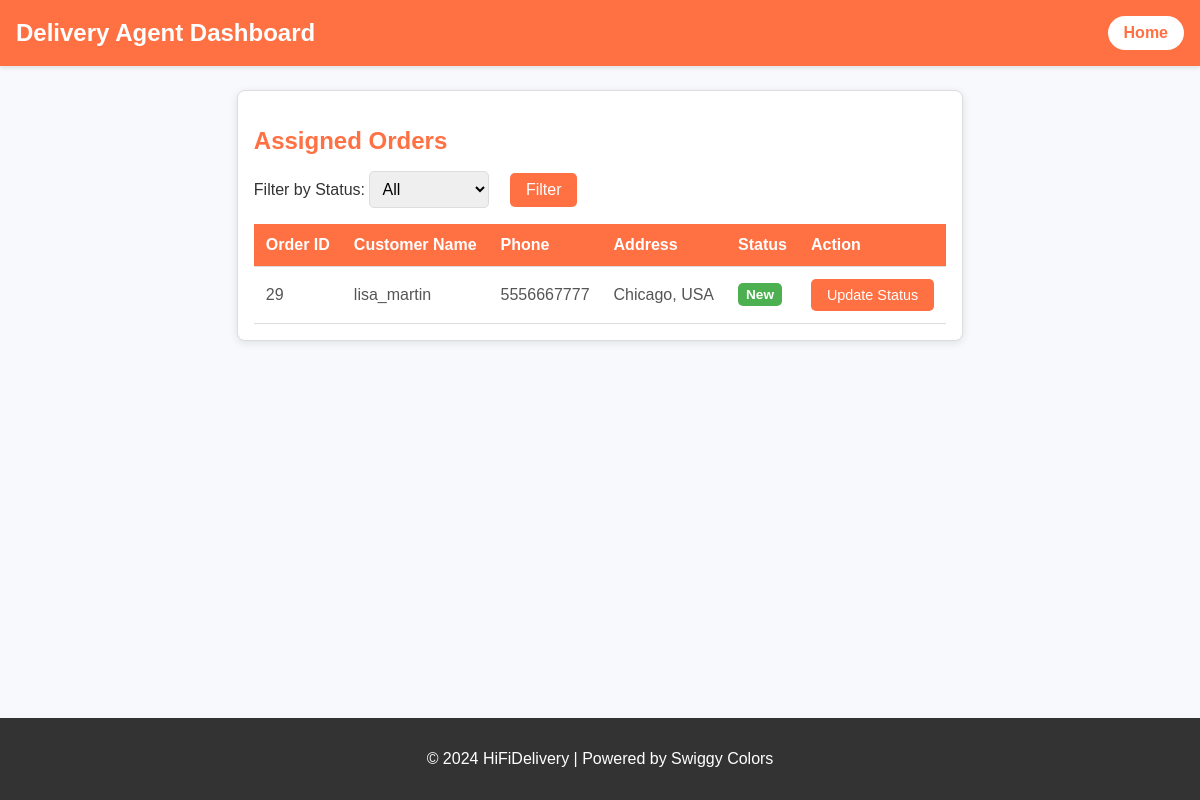
The page /status_of_order (signed in) on the database as committed earlier.
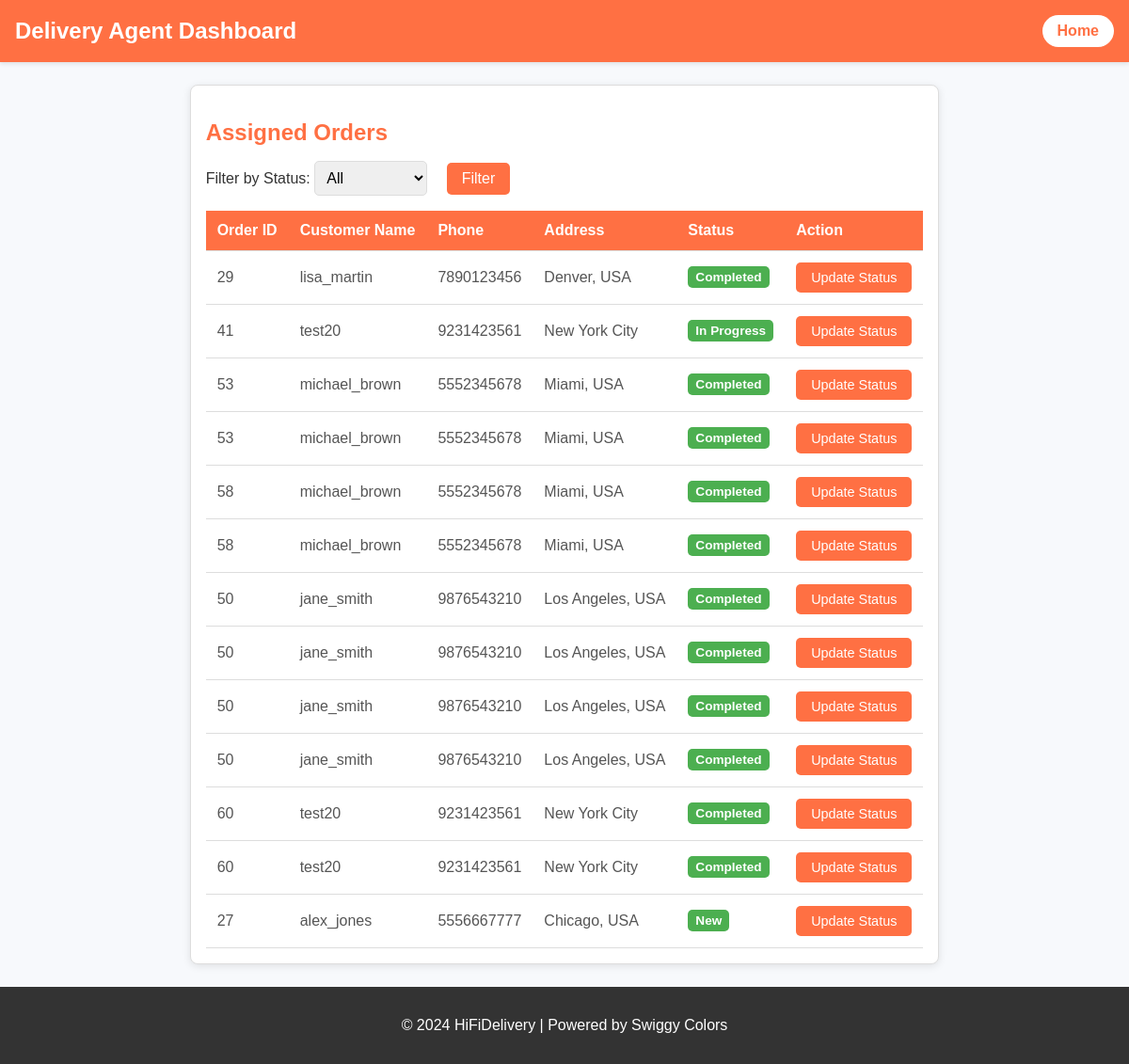
The same page on the database as committed later.
### tables this page shows
CREATE TABLE "assignedOrders" (
	"id"	INTEGER,
	"orderId"	INTEGER NOT NULL,
	"customerName"	TEXT NOT NULL,
	"deliveryAgentId"	INTEGER NOT NULL,
	"status"	TEXT NOT NULL CHECK("status" IN ('New', 'In Progress', 'Completed')),
	"action"	TEXT NOT NULL,
	"TIMESTAMP"	DATETIME,
	PRIMARY KEY("id" AUTOINCREMENT),
	FOREIGN KEY("customerName") REFERENCES "users"("username"),
	FOREIGN KEY("deliveryAgentId") REFERENCES "Delivery_Agent"("id"),
	FOREIGN KEY("orderId") REFERENCES "orders"("id") ON DELETE CASCADE
);

CREATE TABLE "Orders_Analysis" (
	"orderId"	INTEGER,
	"customerName"	TEXT NOT NULL,
	"productName"	TEXT NOT NULL,
	"orderDate"	TEXT NOT NULL
);

CREATE TABLE "users" (
	"id"	INTEGER,
	"username"	TEXT NOT NULL UNIQUE,
	"email"	TEXT NOT NULL UNIQUE,
	"password"	TEXT NOT NULL,
	"role"	TEXT NOT NULL,
	"location"	TEXT,
	"contact"	TEXT,
	"approved"	INTEGER NOT NULL DEFAULT 0,
	PRIMARY KEY("id" AUTOINCREMENT)
);

### mergedapp.py (the view)
@app.route('/status_of_order', methods=['GET'])
def status():
    delivery_agent_id = session['user_id']
    status_filter = request.args.get('status')  # Get the 'status' parameter from the request
    orders = get_orders_by_status(delivery_agent_id,status_filter)  # Fetch orders from the database
    if not orders:
        flash("No orders found for the given status.", "info")  # Display a flash message for no results
        orders = []  # Pass an empty list to avoid rendering issues
    return render_template('deliverystatus.html', orders=orders)

### templates/deliverystatus.html (shortened to what this page needs)
<!DOCTYPE html>
<html lang="en">
<head>
</head>
<body>
  <header>
    <h1>Delivery Agent Dashboard</h1>
    <a href="{{ url_for('delivery') }}" class="home-btn">Home</a>
  </header>
  <main>
    <section class="orders">
      <h2>Assigned Orders</h2>
      <div class="filter-container">
        <form method="get" action="{{ url_for('status')}}">
          <label for="status">Filter by Status:</label>
          <select name="status" id="status">
            <option value="" {% if not request.args.get('status') %}selected{% endif %}>All</option>
          </select>
          <button type="submit">Filter</button>
        </form>
      </div>
      <table>
        <thead>
          <tr>
            <th>Order ID</th>
            <th>Customer Name</th>
            <th>Phone</th>
            <th>Address</th>
            <th>Status</th>
            <th>Action</th>
          </tr>
        </thead>
        <tbody>
          {% if orders %}
            {% for order in orders %}
              <tr>
                <td data-order-id="{{ order[0] }}">{{ order[0] }}</td>
                <td>{{ order[1] }}</td>
                <td>{{ order[2] }}</td>
                <td>{{ order[3] }}</td>
                <td>
                  <span class="status-badge {% if order[4] == 'Pending' %}status-pending{% elif order[4] == 'Picked Up' %}status-picked-up{% else %}status-delivered{% endif %}">
                    {{ order[4] }}
                  </span>
                </td>
                <td>
                  <button onclick="updateStatus({{ order[0] | tojson }})">Update Status</button>
                </td>
              </tr>
            {% endfor %}
          {% else %}
            <tr><td colspan="6">No orders to display.</td></tr>
          {% endif %}
        </tbody>
      </table>
    </section>
  </main>
  <footer>
    <p>© 2024 HiFiDelivery | Powered by Swiggy Colors</p>
  </footer>
</body>
</html>

### templates/deliverystatus.html (style rules this page uses)
body { font-family: Arial, sans-serif; margin: 0; padding: 0; display: flex; flex-direction: column; min-height: 100vh; background-color: #f7f9fc; color: #333; }
header { background-color: #ff7043; color: white; padding: 1rem; display: flex; justify-content: space-between; align-items: center; box-shadow: 0 2px 4px rgba(0, 0, 0, 0.1); }
header h1 { margin: 0; font-size: 1.5rem; }
header .home-btn { background-color: white; color: #ff7043; border: none; padding: 0.5rem 1rem; border-radius: 20px; cursor: pointer; font-size: 1rem; text-decoration: none; font-weight: bold; transition: background-color 0.3s, color 0.3s; }
main { flex: 1; padding: 1.5rem; max-width: 1200px; margin: 0 auto; }
.orders { border: 1px solid #ddd; border-radius: 8px; padding: 1rem; background-color: white; box-shadow: 0 2px 8px rgba(0, 0, 0, 0.1); }
.orders h2 { color: #ff7043; font-size: 1.5rem; margin-bottom: 1rem; }
table { width: 100%; border-collapse: collapse; margin-top: 1rem; }
th, td { padding: 0.75rem; text-align: left; border-bottom: 1px solid #ddd; }
th { background-color: #ff7043; color: white; }
td { color: #555; }
button { background-color: #ff7043; color: white; border: none; padding: 0.5rem 1rem; border-radius: 5px; cursor: pointer; font-size: 0.9rem; transition: background-color 0.3s; }
.status-badge { display: inline-block; padding: 0.25rem 0.5rem; border-radius: 5px; font-size: 0.85rem; font-weight: bold; }
.status-delivered { background-color: #4caf50; color: white; }
footer { background-color: #333; color: white; text-align: center; padding: 1rem; margin-top: auto; }
.filter-container { margin-bottom: 1rem; display: flex; align-items: center; justify-content: space-between; }
.filter-container select { padding: 0.5rem; border-radius: 5px; border: 1px solid #ddd; font-size: 1rem; }
.filter-container button { margin-left: 1rem; background-color: #ff7043; color: white; border: none; padding: 0.5rem 1rem; border-radius: 5px; cursor: pointer; font-size: 1rem; transition: background-color 0.3s; }

Rows that differ between the two databases and show on the page:
changed assignedOrders "lisa_martin": contact "5556667777" → "7890123456"; location "Chicago, USA" → "Denver, USA"; status "New" → "Completed"
now on this page (row edited): assignedOrders: orderId "41", customerName "test20", contact "9231423561", location "New York City", status "In Progress"
added assignedOrders: orderId "53", customerName "michael_brown", contact "5552345678", location "Miami, USA", status "Completed"
added assignedOrders: orderId "58", customerName "michael_brown", contact "5552345678", location "Miami, USA", status "Completed"
added assignedOrders: orderId "50", customerName "jane_smith", contact "9876543210", location "Los Angeles, USA", status "Completed"
added assignedOrders: orderId "60", customerName "test20", contact "9231423561", location "New York City", status "Completed"
added assignedOrders: orderId "27", customerName "alex_jones", contact "5556667777", location "Chicago, USA", status "New"
